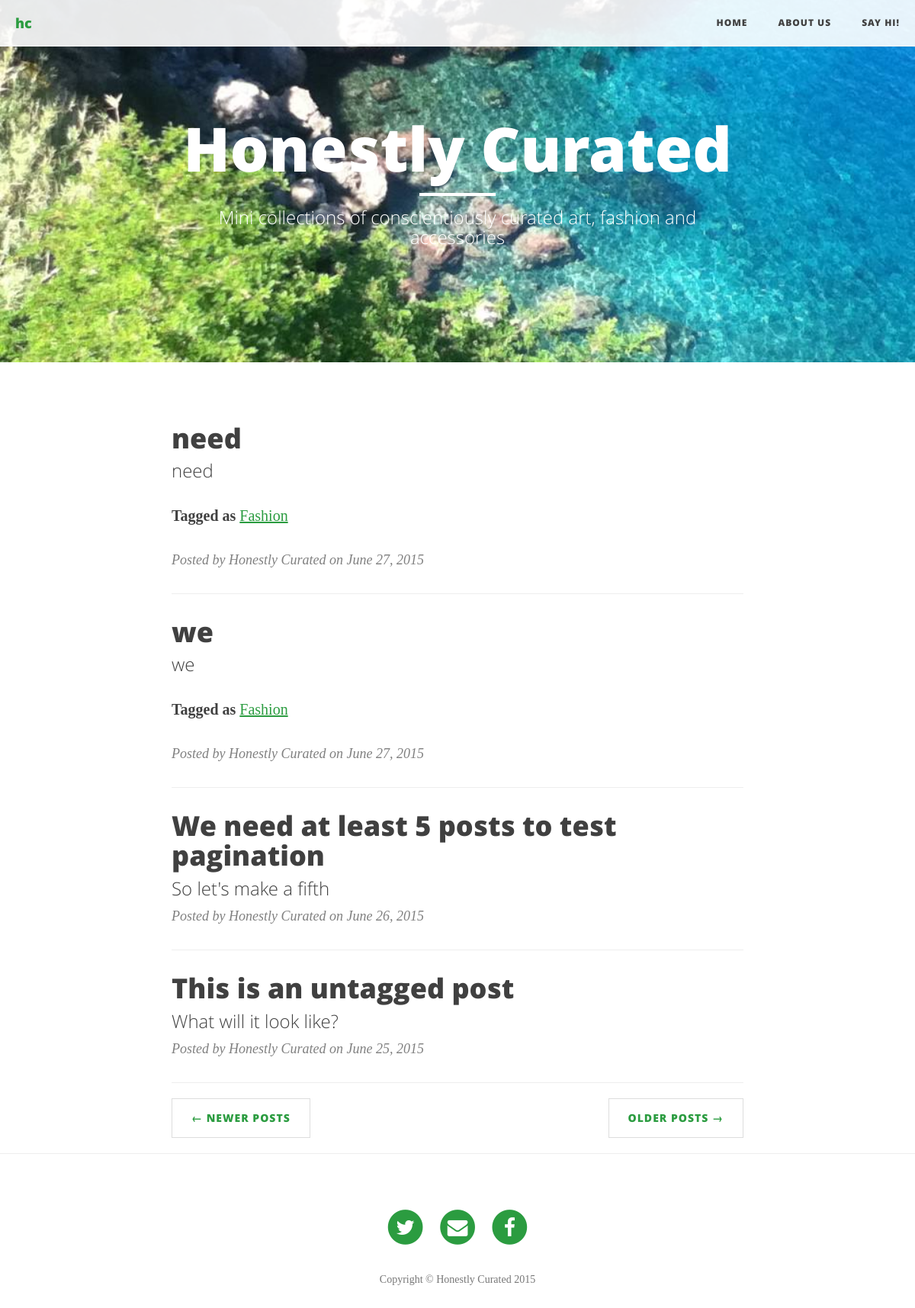
Screenshot of /?page=2 with the database file from the repository.
### blog/models.py (models this page shows, shortened)
class Page(models.Model):
    title = models.CharField(max_length=255, unique=True)
    subtitle = models.CharField(max_length=255, null=True, blank=True)
    slug = models.SlugField(max_length=255, unique=True)
    order = models.IntegerField(unique=True)
    content = RedactorField(verbose_name=u'Text')
    published = models.BooleanField(default=True)
    class Meta:
        ordering = ['order']
    def get_absolute_url(self):
        return reverse('blog.views.page',args=[self.slug])

class Post(models.Model):
    title = models.CharField(max_length=255)
    slug = models.SlugField(unique=True,
                            max_length=255)
    description = models.CharField(max_length=255, null=True, blank=True,help_text="Leave blank for auto-fill")
    author = models.CharField(max_length=255,default="Honestly Curated")
    content = RedactorField(verbose_name=u'Text')
    published = models.BooleanField(default=True)
    created = models.DateTimeField(auto_now_add=True)
    tag = models.ManyToManyField(Tag, related_name="posts", related_query_name="post", blank=True)
    class Meta:
        ordering = ['-created']
    def get_absolute_url(self):
        return reverse('blog.views.post',args=[self.slug])

class Tag(models.Model):
    name = models.CharField(max_length=255, unique=True)
    slug = models.SlugField(max_length=255, unique=True)
    class Meta:
        ordering = ['name']

### blog/views.py (the view)
# urls.py: url(r'^$','blog.views.index'),
def index(request):
    tagParam = request.GET.get('tag')
    if tagParam:
        post_list = Post.objects.filter(published=True, tag__slug=tagParam)
    else:
        post_list = Post.objects.filter(published=True)
    paginator = Paginator(post_list,4) # Show 4 posts per page
    page = request.GET.get('page')
    try:
        posts = paginator.page(page)
    except PageNotAnInteger:
        posts = paginator.page(1)
    except EmptyPage:
        posts = paginator.page(paginator.num_pages)
    for post in posts:
        post.tags = Tag.objects.filter(post__slug=post.slug)
    pages = Page.objects.filter(published=True)
    return render(request,'blog/index.html',{'posts':posts,'tagParam':tagParam,'pages':pages,'MEDIA_URL':settings.MEDIA_URL})

### random_image/templatetags/random_image.py (called while the page is built)
@register.simple_tag
def random_image(image_dir):
    try:
        valid_extensions = settings.RANDOM_IMAGE_EXTENSIONS
    except AttributeError:
        valid_extensions = ['.jpg','.jpeg','.png','.gif',]
    if image_dir:
        rel_dir = image_dir
    else:
        rel_dir = settings.RANDOM_IMAGE_DIR
    rand_dir = os.path.join(settings.MEDIA_ROOT, rel_dir)
    files = [f for f in os.listdir(rand_dir) if os.path.splitext(f)[1] in valid_extensions]
    return os.path.join(rel_dir, random.choice(files))

### hc/templates/blog/index.html (shortened to what this page needs)
{% extends 'blog/base.html' %}
    {% load staticfiles %}
    {% load random_image %}
    {% block content %}
    <header class="intro-header" style="background-image: url('{{MEDIA_URL}}{% random_image "blog" %}')">
        <div class="container">
            <div class="row">
                <div class="col-lg-8 col-lg-offset-2 col-md-10 col-md-offset-1">
                    <div class="site-heading">
                        <h1>Honestly Curated</h1>
                        <hr class="small">
                        <span class="subheading">Mini collections of conscientiously curated art, fashion and accessories</span>
                    </div>
                </div>
            </div>
        </div>
    </header>
    <div class="container">
        <div class="row">
            <div class="col-lg-8 col-lg-offset-2 col-md-10 col-md-offset-1">
                {% for post in posts %}
                <div class="post-preview">
                    <a href="{{post.get_absolute_url}}">
                        <h2 class="post-title">
                            {{post.title}}
                        </h2>
                        <h3 class="post-subtitle">
                            {{post.description}}
                        </h3>
                    </a>
                    {% if post.tags %}
                    <p class="tags">
                        <strong>Tagged as </strong>
                        {% for tag in post.tags %}
                            <a href="{% url 'blog.views.index' %}?page=1&tag={{tag.slug}}">{{tag.name}}</a>
                        {% endfor %}
                    </p>
                    {% endif %}
                    <p class="post-meta">Posted by {{post.author}} on
                        <time datetime="{{post.created|date:"c"}}">
                            {{post.created|date}}
                        </time>
                    </p>
                </div>
                <hr>
                {% endfor %}
                <ul class="pager">
                    {% if posts.has_next %}
                        <li class="next">
                            {% if tagParam %}
                            <a href="?page={{ posts.next_page_number }}&tag={{tagParam}}">Older Posts &rarr;</a>
                            {% else %}
                            <a href="?page={{ posts.next_page_number }}">Older Posts &rarr;</a>
                            {% endif %}
                        </li>
                    {% endif %}
                    {% if posts.has_previous %}
                        <li class="previous">
                            {% if tagParam %}
                            <a href="?page={{ posts.previous_page_number }}&tag={{tagParam}}">&larr; Newer Posts</a>
                            {% else %}
                            <a href="?page={{ posts.previous_page_number }}">&larr; Newer Posts</a>
                            {% endif %}
                        </li>
                    {% endif %}
                </ul>
            </div>
        </div>
    </div>
    <hr>
    {% endblock %}

### hc/templates/blog/base.html (shortened to what this page needs)
<!DOCTYPE html>
    <html>
        <head>
            {% load staticfiles %}
            {% load compress %}
            {% compress css %}
            <link href="{% static "blog/css/bootstrap.min.css" %}" rel="stylesheet">
            <link href="{% static "blog/css/clean-blog.min.css" %}" rel="stylesheet">
            <link href="{% static "blog/css/font-awesome.min.css" %}" rel="stylesheet" type="text/css">
            <link href="{% static "blog/css/font-lora.css" %}" rel='stylesheet' type='text/css'>
            <link href="{% static "blog/css/font-open-sans.css" %}" rel='stylesheet' type='text/css'>
            {% endcompress %}
            </head>
        <body>
            <nav class="navbar navbar-default navbar-custom navbar-fixed-top is-fixed is-visible">
                <div class="container-fluid">
                    <div class="navbar-header page-scroll">
                        <a class="navbar-brand" href="{% url 'blog.views.index' %}">hc</a>
                    </div>
                    <div class="collapse navbar-collapse" id="bs-example-navbar-collapse-1">
                        <ul class="nav navbar-nav navbar-right">
                            <li>
                                <a href="{% url 'blog.views.index' %}">Home</a>
                            </li>
                            {% for page in pages%}
                            <li>
                                <a href="{{page.get_absolute_url}}">{{page.title}}</a>
                            </li>
                            {% endfor %}
                        </ul>
                    </div>
                </div>
            </nav>
            {% block content %}
            {% endblock %}
            <footer>
                <div class="container">
                    <div class="row">
                        <div class="col-lg-8 col-lg-offset-2 col-md-10 col-md-offset-1">
                            <ul class="list-inline text-center">
                                <li>
                                    <a href="https://twitter.com/honestlycurated" target="_blank">
                                        <span class="fa-stack fa-lg">
                                            <i class="fa fa-circle fa-stack-2x"></i>
                                            <i class="fa fa-twitter fa-stack-1x fa-inverse"></i>
                                        </span>
                                    </a>
                                </li>
                                <li>
                                    <a href="#" id="mailto">
                                        <span class="fa-stack fa-lg">
                                            <i class="fa fa-circle fa-stack-2x"></i>
                                            <i class="fa fa-envelope fa-stack-1x fa-inverse"></i>
                                        </span>
                                    </a>
                                </li>
                                <li>
                                    <a href="https://www.facebook.com/honestlycurated" target="_blank">
                                        <span class="fa-stack fa-lg">
                                            <i class="fa fa-circle fa-stack-2x"></i>
                                            <i class="fa fa-facebook fa-stack-1x fa-inverse"></i>
                                        </span>
                                    </a>
                                </li>
                            </ul>
                            <p class="copyright text-muted">Copyright &copy; Honestly Curated 2015</p>
                        </div>
                    </div>
                </div>
            </footer>
        </body>
    </html>

### hc/templates/blog/base.html (style rules this page uses)
a { color: #2b9c40; }

### rows the page displays
Page: title "ABOUT US"
Page: title "SAY HI!"
Post: title "need", description "need", author "Honestly Curated", created "June 27, 2015"
Tag: name "Fashion"
Post: title "we", description "we", author "Honestly Curated", created "June 27, 2015"
Post: title "We need at least 5 posts to test pagination", description "So let's make a fifth", author "Honestly Curated", created "June 26, 2015"
Post: title "This is an untagged post", description "What will it look like?", author "Honestly Curated", created "June 25, 2015"
